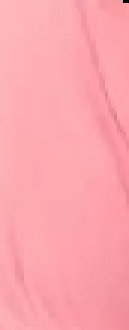
#> input picture patch_back_0_192_0.png, 43 x 110 px (shown 3 times larger)
$ python main.py
#> lines starting #> are read from the running program, lines starting #| are printed output that depends on the picture
from pathlib import Path
from math import floor
import cv2 as cv
from numpy.core.fromnumeric import shape
from utils.texture import *

CURRENT_FOLDER = Path(__file__).parent

if __name__ == '__main__':

    # Reading image file
    img = cv.imread('patch_back_0_192_0.png')
#> img is the input picture: shape (110, 43, 3); mean B, G, R 174.2, 165.3, 252.1

    # define the constants
    block_size = 25
    overlap_size = block_size//6
    num_blocks = 50
    tolerance_factor = 0.1

    # convert image to double
    img = cv.cvtColor(img, cv.COLOR_BGR2RGB)/255.0
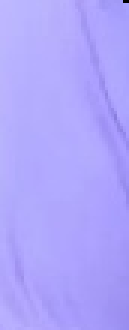
#> img: shape (110, 43, 3) float64 (shown 3 times larger); mean B, G, R 0.989, 0.648, 0.683
    H, W = img.shape[:2]
#> H = 110; W = 43
    H1 = W1 = num_blocks * (block_size - overlap_size)

    # generate output mask
#> (the run stopped early here; a loop or call above may not have finished)
